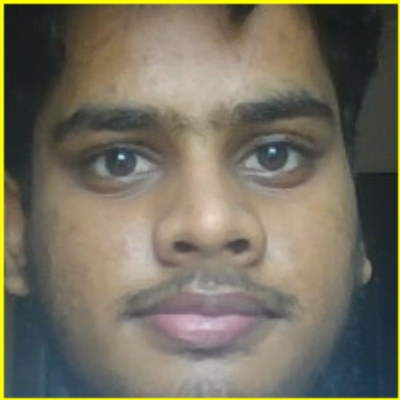
#> input picture testing_data/Hossain/100bright.jpg, 400 x 400 px, given in place of the camera
$ python final_data_collection.py
#> lines starting #> are read from the running program, lines starting #| are printed output that depends on the picture; after the words box and inside, x2 and y2 are one past the last pixel; in counts of white or black regions, pixels touching at a corner belong together
#> further down, frame is the input picture: shape (400, 400, 3); mean B, G, R 95, 111.9, 117.2

import os
import cv2
import numpy as np

os.chdir('C:/Users/zulka/Documents/Machine_Learning/face_recog(refreshed)')

faces = cv2.CascadeClassifier('haarcascade_frontalface_default.xml')

def face_extractor(img):
    gray = cv2.cvtColor(img, cv2.COLOR_BGR2GRAY)
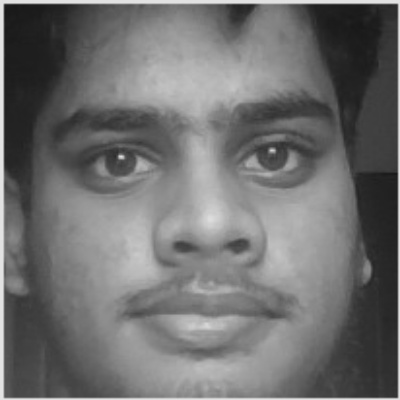
#> gray: shape (400, 400); min 23, max 228, mean 111.6

    face_cascade = cv2.CascadeClassifier(cv2.data.haarcascades + 'haarcascade_frontalface_default.xml')
    faces = face_cascade.detectMultiScale(gray, 1.3, 5)
#> faces = [[42, 38, 322, 322]]

    if len(faces) == 0:
        return None

    for (x, y, w, h) in faces:
        cv2.rectangle(img, (x, y), (x+w, y+h), (0, 255, 255), 2)
        cropped_face = img[y:y+h, x:x+w]
        return cropped_face  # Return the cropped face (exiting after finding the first one)
#> this loop made 1 pass
#> pass 1, in face_extractor, `cropped_face = img[y:y+h, x:x+w]`:
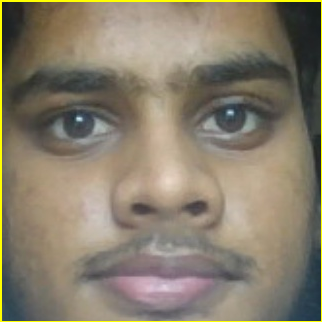
#> cropped_face: shape (322, 322, 3); mean B, G, R 107.9, 125.8, 135.3
#> after the loop:
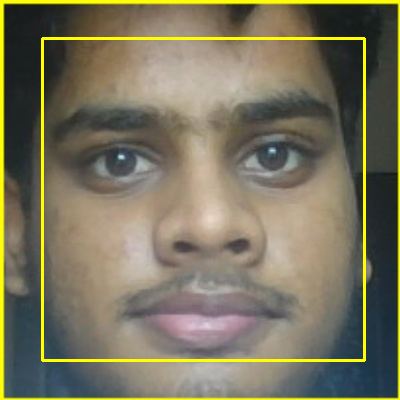
#> img: shape (400, 400, 3); 2.41% of pixels changed, all inside (x1, y1, x2, y2) = (41, 37, 366, 362)

    return None

cap = cv2.VideoCapture(0)
count = 0

while True:
    ret, frame = cap.read()

    extracted_face = face_extractor(frame)  # Updated to avoid calling face_extractor multiple times

    if extracted_face is not None:
        count += 1

        # Resize the extracted face to a fixed size
        face = cv2.resize(extracted_face, (400, 400))

        # Save the extracted face to the specified directory
        file_name_path = "./training_data/Hasan_dark/" + str(count) + "dark" + ".jpg"
        cv2.imwrite(file_name_path, face)

        # Display the face count on the image
        cv2.putText(face, str(count), (50, 50), cv2.FONT_HERSHEY_COMPLEX, 1, (0, 255, 0), 2)
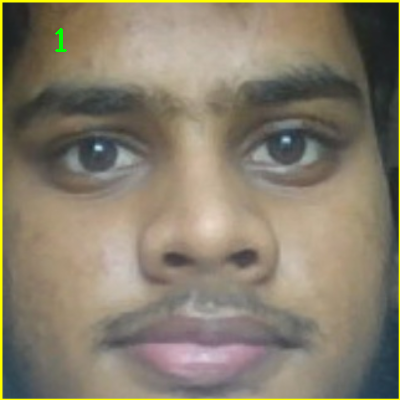
#> face: shape (400, 400, 3); mean B, G, R 107.7, 125.9, 135.1

        # Display the cropped face
        cv2.imshow("Face Cropper", face)

    else:
        print("Face Not found")
        pass

    # Exit loop when 'Enter' (cv2.waitKey(1) == 13 refers to 'Enter' button) is pressed or after 100 faces are saved
    if cv2.waitKey(1) == 13 or count == 100:
#> (key Esc is pressed here)
        break

cap.release()
cv2.destroyAllWindows()
